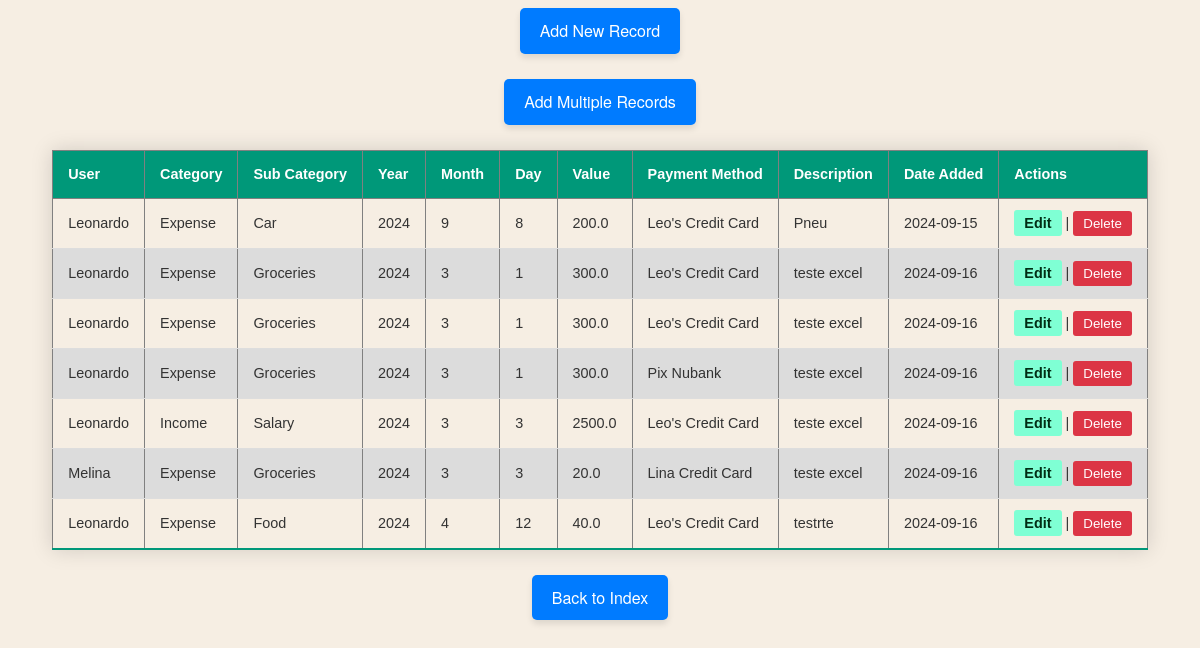
Page /main_table/ on the committed database.
### models.py (models this page shows)
class MainTable(db.Model):
    __tablename__ = 'main_table'
    record_id = db.Column(db.Integer, primary_key=True, autoincrement=True)
    user_id = db.Column(db.Integer, db.ForeignKey('user_table.user_id'), nullable=False)
    category_id = db.Column(db.Integer, db.ForeignKey('category_table.category_id'), nullable=False)
    sub_category_id = db.Column(db.Integer, db.ForeignKey('sub_category.sub_category_id'), nullable=False)
    payment_method_id = db.Column(db.Integer, db.ForeignKey('payment_method.payment_method_id'), nullable=False)
    year = db.Column(db.Integer, nullable=False)
    month = db.Column(db.Integer, nullable=False)
    day = db.Column(db.Integer)
    date_added = db.Column(db.Date, nullable=False)
    value = db.Column(db.Float, nullable=False)
    description = db.Column(db.String)
    user = db.relationship('User', back_populates='main_records')
    category = db.relationship('Category')
    sub_category = db.relationship('SubCategory', back_populates='main_records')
    payment_method = db.relationship('PaymentMethod', back_populates='main_records')

class User(db.Model):
    __tablename__ = 'user_table'
    user_id = db.Column(db.Integer, primary_key=True, autoincrement=True)
    username = db.Column(db.String, nullable=False)
    main_records = db.relationship('MainTable', back_populates='user')
    payment_methods = db.relationship('PaymentMethod', back_populates='user')

class Category(db.Model):
    __tablename__ = 'category_table'
    category_id = db.Column(db.Integer, primary_key=True, autoincrement=True)
    category_name = db.Column(db.String, nullable=False, unique=True)
    sub_categories = db.relationship('SubCategory', back_populates='category')
    main_records = db.relationship('MainTable', back_populates='category')

class SubCategory(db.Model):
    __tablename__ = 'sub_category'
    sub_category_id = db.Column(db.Integer, primary_key=True, autoincrement=True)
    sub_category_name = db.Column(db.String, nullable=False)
    category_id = db.Column(db.Integer, db.ForeignKey('category_table.category_id'))
    category = db.relationship('Category', back_populates='sub_categories')
    main_records = db.relationship('MainTable', back_populates='sub_category')

class PaymentMethod(db.Model):
    __tablename__ = 'payment_method'
    payment_method_id = db.Column(db.Integer, primary_key=True, autoincrement=True)
    method_name = db.Column(db.String, nullable=False)
    user_id = db.Column(db.Integer, db.ForeignKey('user_table.user_id'), nullable=False)
    bank_name = db.Column(db.String)
    user = db.relationship('User', back_populates='payment_methods')
    main_records = db.relationship('MainTable', back_populates='payment_method')

### personal_finance_app/routes/main_table.py (the view)
@main_table_bp.route('/')
def view_main_table():
    records = MainTable.query.all()
    return render_template('main_table/view_main_table.html', records=records)

### personal_finance_app/templates/main_table/view_main_table.html (shortened to what this page needs)
<!DOCTYPE html>
<html lang="en">
<head>
    <link rel="stylesheet" href="{{ url_for('static', filename='css/global.css') }}">
</head>
<body>
    <a href="{{ url_for('main_table.add_record') }}" class="custom-link">Add New Record</a>
    <br>
    <a href="{{ url_for('main_table.add_multiple_records') }}" class="custom-link">Add Multiple Records</a>
    <table class="styled-table" border="1">
        <thead>
            <tr>
                <th>User</th>
                <th>Category</th>
                <th>Sub Category</th>
                <th>Year</th>
                <th>Month</th>
                <th>Day</th>
                <th>Value</th>
                <th>Payment Method</th>
                <th>Description</th>
                <th>Date Added</th>
                <th>Actions</th>
            </tr>
        </thead>
        <tbody>
            {% for record in records %}
            <tr>
                <td data-label="User">{{ record.user.username }}</td>
                <td data-label="Category">{{ record.category.category_name }}</td>
                <td data-label="Sub Category">{{ record.sub_category.sub_category_name }}</td>
                <td data-label="Year">{{ record.year }}</td>
                <td data-label="Month">{{ record.month }}</td>
                <td data-label="Day">{{ record.day }}</td>
                <td data-label="Value">{{ record.value }}</td>
                <td data-label="Payment Method">{{ record.payment_method.method_name }}</td>
                <td data-label="Description">{{ record.description }}</td>
                <td data-label="Date Added">{{ record.date_added }}</td>
                <td data-label="Actions">
                    <a href="{{ url_for('main_table.edit_record', record_id=record.record_id) }}" class="custom-edit-link">Edit</a> |
                    <form action="{{ url_for('main_table.delete_record', record_id=record.record_id) }}" method="POST" class="custom-delete-form" onsubmit="return confirmDelete();">
                        <button type="submit" class="custom-delete-button">Delete</button>
                    </form>
                </td>
            </tr>
            {% endfor %}
        </tbody>
    </table>
    <a href="{{ url_for('index') }}" class="custom-link">Back to Index</a>
</body>
</html>

### personal_finance_app/static/css/global.css (style rules this page uses)
body { font-family: 'Helvetica Neue', Arial, sans-serif; line-height: 1.6; margin: 2; padding: 0; background-color: #f6eee3; color: #333; display: flex; flex-direction: column; align-items: center; justify-content: center; }
a { color: #007bff; text-decoration: none; position: relative; }
a:before { content: ''; position: absolute; width: 100%; height: 2px; bottom: 0; left: 0; background-color: #007bff; visibility: hidden; transform: scaleX(0); transition: all 0.3s ease-in-out; }
.styled-table { border-collapse: collapse; margin: 25px 0; font-size: 0.9em; font-family: sans-serif; min-width: 400px; box-shadow: 0 0 20px rgba(0, 0, 0, 0.15); }
.styled-table thead tr { background-color: #009879; color: #ffffff; text-align: left; }
.styled-table th, .styled-table td { padding: 12px 15px; }
.styled-table tbody tr { border-bottom: 1px solid #dddddd; }
.styled-table tbody tr:nth-of-type(even) { background-color: #dcdcdc; }
.styled-table tbody tr:last-of-type { border-bottom: 2px solid #009879; }
.custom-link { display: inline-block; padding: 10px 20px; background-color: #007bff; color: white; text-decoration: none; border-radius: 5px; box-shadow: 0 4px 6px rgba(0, 0, 0, 0.1); transition: background-color 0.3s ease, box-shadow 0.3s ease; }
.custom-edit-link { color: #002d14; background-color: aquamarine; text-decoration: none; font-weight: bold; padding: 5px 10px; border-radius: 3px; transition: background-color 0.3s ease, color 0.3s ease; }
.custom-delete-form { display: inline-block; }
.custom-delete-button { background-color: #dc3545; color: white; border: none; padding: 5px 10px; border-radius: 3px; cursor: pointer; transition: background-color 0.3s ease; }

### rows in the picture
MainTable: user.username "Leonardo", category.category_name "Expense", sub_category.sub_category_name "Car", year "2024", month "9", day "8", value "200.0", payment_method.method_name "Leo's Credit Card", description "Pneu", date_added "2024-09-15"
MainTable: user.username "Leonardo", category.category_name "Expense", sub_category.sub_category_name "Groceries", year "2024", month "3", day "1", value "300.0", payment_method.method_name "Leo's Credit Card", description "teste excel", date_added "2024-09-16"
MainTable: user.username "Leonardo", category.category_name "Expense", sub_category.sub_category_name "Groceries", year "2024", month "3", day "1", value "300.0", payment_method.method_name "Leo's Credit Card", description "teste excel", date_added "2024-09-16"
MainTable: user.username "Leonardo", category.category_name "Expense", sub_category.sub_category_name "Groceries", year "2024", month "3", day "1", value "300.0", payment_method.method_name "Pix Nubank", description "teste excel", date_added "2024-09-16"
MainTable: user.username "Leonardo", category.category_name "Income", sub_category.sub_category_name "Salary", year "2024", month "3", day "3", value "2500.0", payment_method.method_name "Leo's Credit Card", description "teste excel", date_added "2024-09-16"
MainTable: user.username "Melina", category.category_name "Expense", sub_category.sub_category_name "Groceries", year "2024", month "3", day "3", value "20.0", payment_method.method_name "Lina Credit Card", description "teste excel", date_added "2024-09-16"
MainTable: user.username "Leonardo", category.category_name "Expense", sub_category.sub_category_name "Food", year "2024", month "4", day "12", value "40.0", payment_method.method_name "Leo's Credit Card", description "testrte", date_added "2024-09-16"
